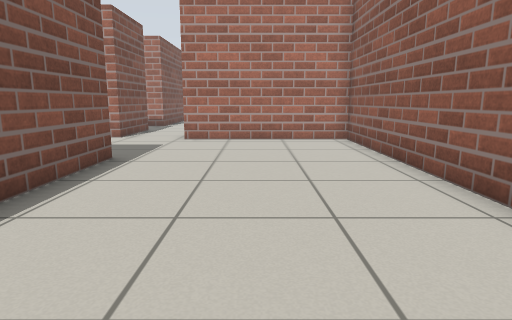
[1] (above)

24 first-person views from a walk through a robot-simulator world made for Gazebo. The camera is 0.72 m above the floor, tilts 10° down and sees 75° across. The floor is counted in squares, 0.5 m on a side. Each view is taken from the middle of a square. On the plan, view 1 faces up. The plan holds only what a view shows up to about 15 squares ahead; the rest is blank.

[2]
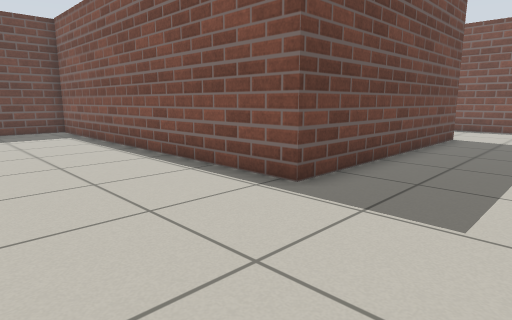

[3]
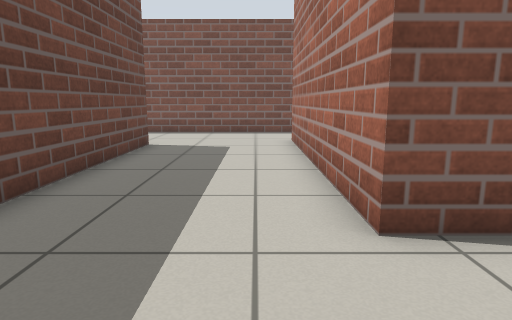

[4]
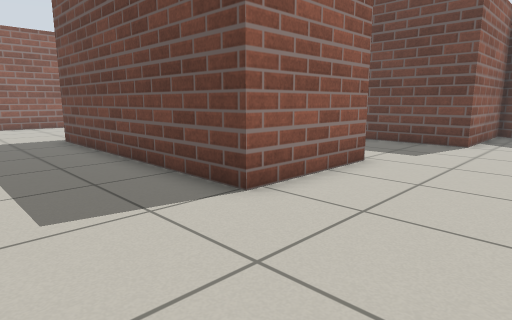

[5]
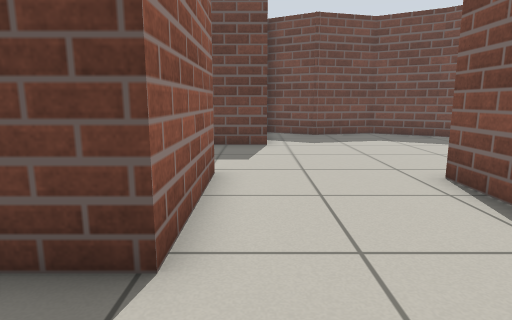

[6]
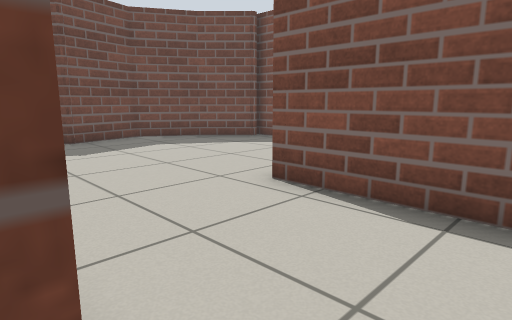

[7]
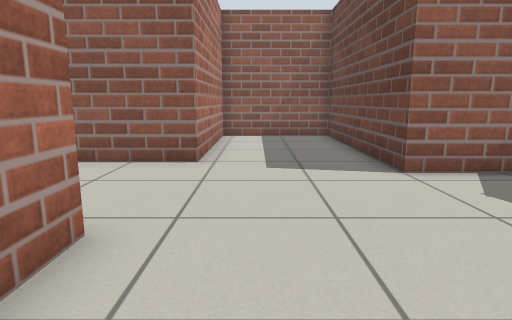

[8]
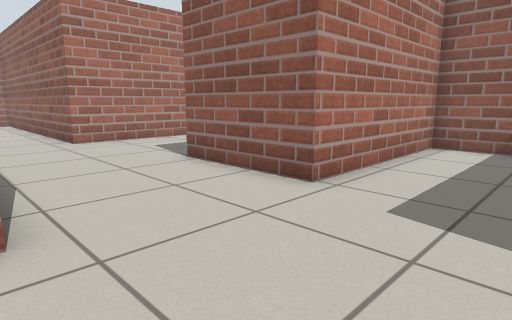

[9]
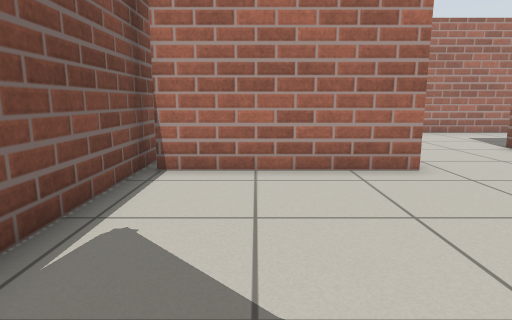

[10]
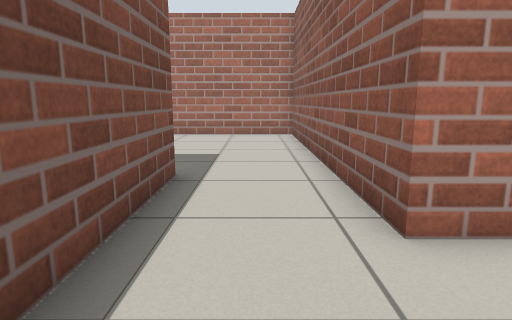

[11]
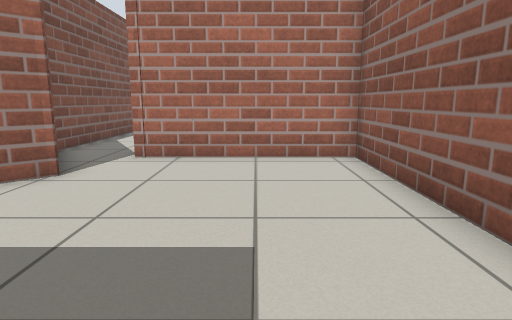

[12]
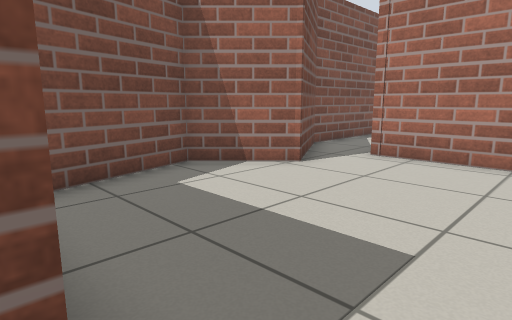

[13]
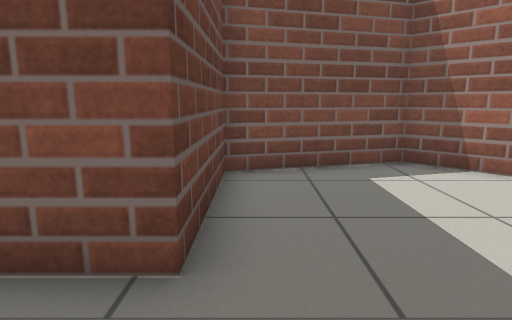

[14]
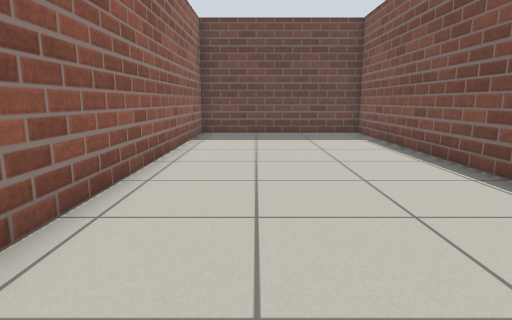

[15]
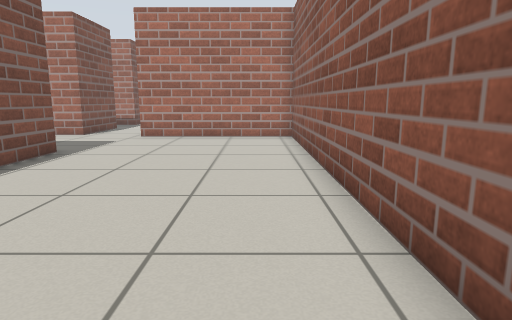

[16]
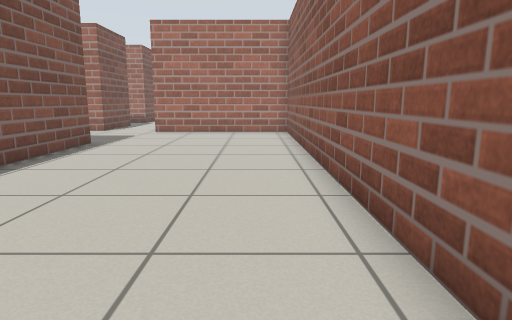

[17]
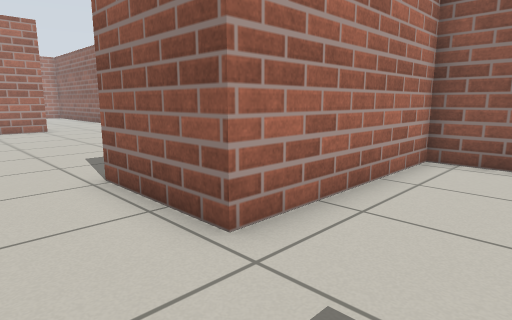

[18]
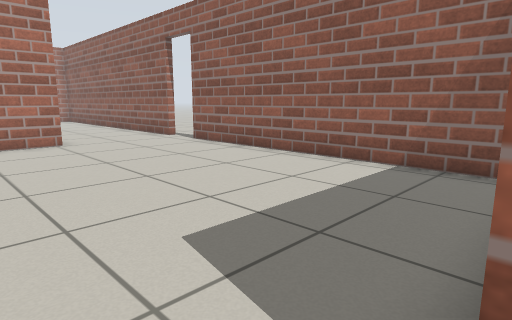

[19]
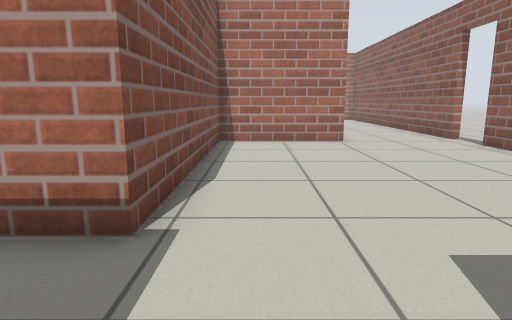

[20]
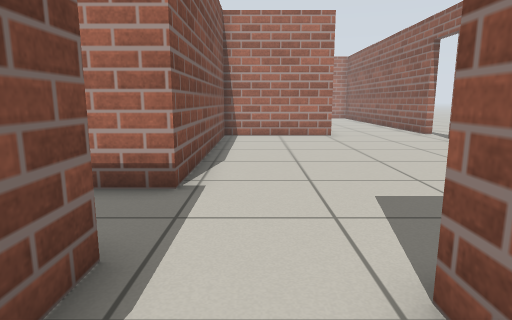

[21]
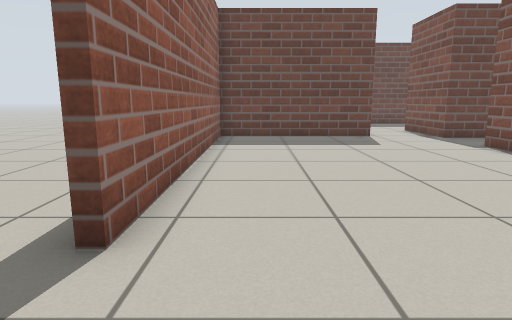

[22]
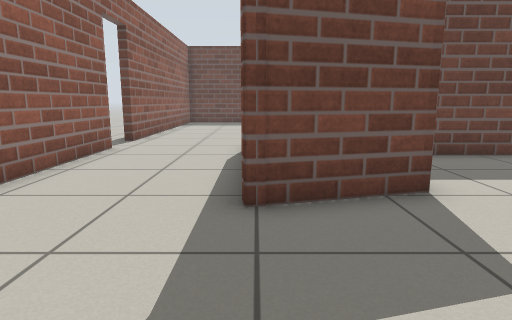

[23]
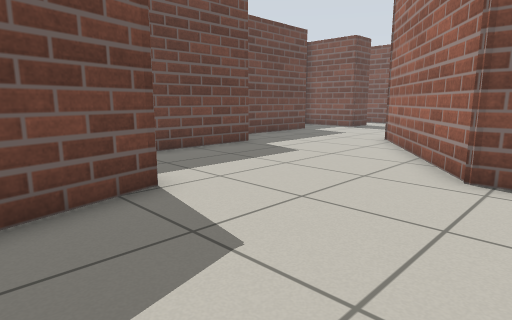

[24]
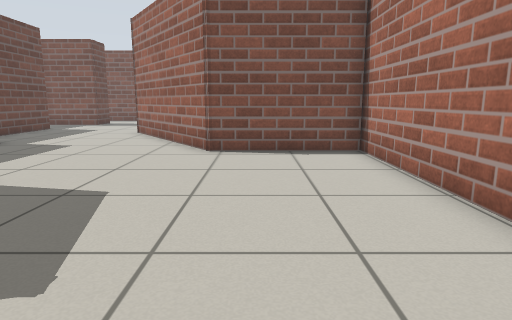

### Floor plan
Points are (right, up) in squares from view 1. A wall is a line through its corners. A room is listed if a view was taken in it or the views show most of it. See-through windows are left out.
Room 1 (views 1, 2, 3, 4, 5, 6, 7, 8, 9, 10, 14, 15, 16, 17)
walls: (-5.4, 13.3) (-14.4, 13.3); (-17.6, 12.4) (-17.6, 4.9) (-23.1, 4.9); (-21.5, -2.7) (-19.1, -4) (-16.5, -3.3) (-14.4, -4.6) (-14.4, 0) (-7, 0) (-7, 4.4) (-13.2, 4.4) (-13.2, 8.4) (-3.7, 8.4) (-3.7, -5.3) (3.5, -5.3) (3.5, 12.7) (-2.7, 12.7); (-23.1, -1.1) (-21.4, -2.7); (-23.4, 6.1) (-23.4, -1.4)
ways out: opening at (-16, 13) to room 2; opening at (-4, 14) to room 3
Room 2 (views 11, 12, 13)
walls: (-21.9, 24) (-20.9, 22.4) (-22.8, 20.5) (-21.7, 16.4) (-17.6, 16.4) (-17.6, 12.4); (-14.4, 13.3) (-14.4, 24.5) (-20.1, 24.5)
ways out: opening at (-16, 13) to room 1; opening at (-21, 25) to room 4
Room 3 (views 18, 19, 20)
walls: (-0.7, 28.1) (-5.4, 28.1) (-5.4, 19.4) (-6.7, 19.4); (-7.1, 16.8) (-5.4, 16.8) (-5.4, 13.3); (-2.7, 12.7) (-2.7, 16.2) (3.5, 16.2) (3.5, 26.9)
ways out: opening at (-4, 14) to room 1; opening at (1, 27.3) to room 4
Room 4 (views 21, 22, 23, 24)
walls: (-9.5, 30.2) (-5.6, 30.2); (-3.8, 33.8) (-0.9, 34.6) (-0.8, 34.2); (-13.7, 28.3) (-11.2, 28.3); (-1.3, 34.6) (-0.9, 34.6); (-1.8, 42.1) (-7.7, 42.1) (-7.7, 37.6) (-13.4, 33.6); (3.5, 28.7) (3.5, 33.4); (-22.8, 31.6) (-22.8, 25.7) (-21.9, 24)
ways out: opening at (-21, 25) to room 2; opening at (1, 27.3) to room 3; open door at (4, 27.5)

Where each view was taken, in squares from view 1:
view 1: 0 up, 0 right, facing up
view 2: 12 up, 1 right, facing down-left
view 3: 12 up, 2 left, facing left
view 4: 12 up, 17 left, facing down-right
view 5: 11 up, 14 left, facing down
view 6: 9 up, 13 left, facing down-left
view 7: 3 up, 21 left, facing right
view 8: 1 up, 18 left, facing up-right
view 9: 2 down, 21 left, facing up
view 10: 10 up, 16 left, facing up
view 11: 16 up, 17 left, facing up
view 12: 16 up, 16 left, facing up-left
view 13: 17 up, 15 left, facing left
view 14: 10 up, 1 right, facing down
view 15: 1 down, 2 right, facing up
view 16: 3 down, 2 right, facing up
view 17: 10 up, 5 left, facing up-right
view 18: 16 up, 4 left, facing up-right
view 19: 16 up, 4 left, facing up
view 20: 14 up, 4 left, facing up
view 21: 30 up, 2 right, facing down
view 22: 39 up, 1 left, facing down
view 23: 39 up, 1 left, facing down-left
view 24: 39 up, 2 right, facing left
